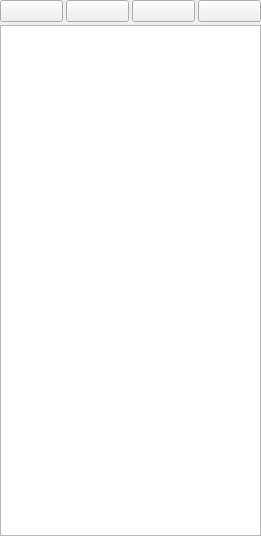
<?xml version="1.0" encoding="UTF-8"?>
<ui version="4.0">
 <class>LayerEditor</class>
 <widget class="QWidget" name="LayerEditor">
  <property name="geometry">
   <rect>
    <x>0</x>
    <y>0</y>
    <width>261</width>
    <height>536</height>
   </rect>
  </property>
  <property name="windowTitle">
   <string>Form</string>
  </property>
  <layout class="QGridLayout" name="gridLayout">
   <property name="leftMargin">
    <number>0</number>
   </property>
   <property name="topMargin">
    <number>0</number>
   </property>
   <property name="rightMargin">
    <number>0</number>
   </property>
   <property name="bottomMargin">
    <number>0</number>
   </property>
   <property name="spacing">
    <number>3</number>
   </property>
   <item row="0" column="2">
    <widget class="QPushButton" name="moveUpButton">
     <property name="text">
      <string/>
     </property>
     <property name="icon">
      <iconset>
       <normaloff>../../../../../usr/share/icons/oxygen/base/16x16/actions/arrow-up.png</normaloff>../../../../../usr/share/icons/oxygen/base/16x16/actions/arrow-up.png</iconset>
     </property>
    </widget>
   </item>
   <item row="0" column="1">
    <widget class="QPushButton" name="removeButton">
     <property name="text">
      <string/>
     </property>
     <property name="icon">
      <iconset>
       <normaloff>../../../../../usr/share/icons/oxygen/base/16x16/actions/list-remove.png</normaloff>../../../../../usr/share/icons/oxygen/base/16x16/actions/list-remove.png</iconset>
     </property>
    </widget>
   </item>
   <item row="0" column="0">
    <widget class="QPushButton" name="addButton">
     <property name="text">
      <string/>
     </property>
     <property name="icon">
      <iconset>
       <normaloff>../../../../../usr/share/icons/oxygen/base/16x16/actions/list-add.png</normaloff>../../../../../usr/share/icons/oxygen/base/16x16/actions/list-add.png</iconset>
     </property>
    </widget>
   </item>
   <item row="0" column="3">
    <widget class="QPushButton" name="moveDownButton">
     <property name="text">
      <string/>
     </property>
     <property name="icon">
      <iconset>
       <normaloff>../../../../../usr/share/icons/oxygen/base/16x16/actions/arrow-down.png</normaloff>../../../../../usr/share/icons/oxygen/base/16x16/actions/arrow-down.png</iconset>
     </property>
    </widget>
   </item>
   <item row="1" column="0" colspan="4">
    <widget class="QListView" name="layerView"/>
   </item>
  </layout>
 </widget>
 <resources/>
 <connections/>
</ui>
